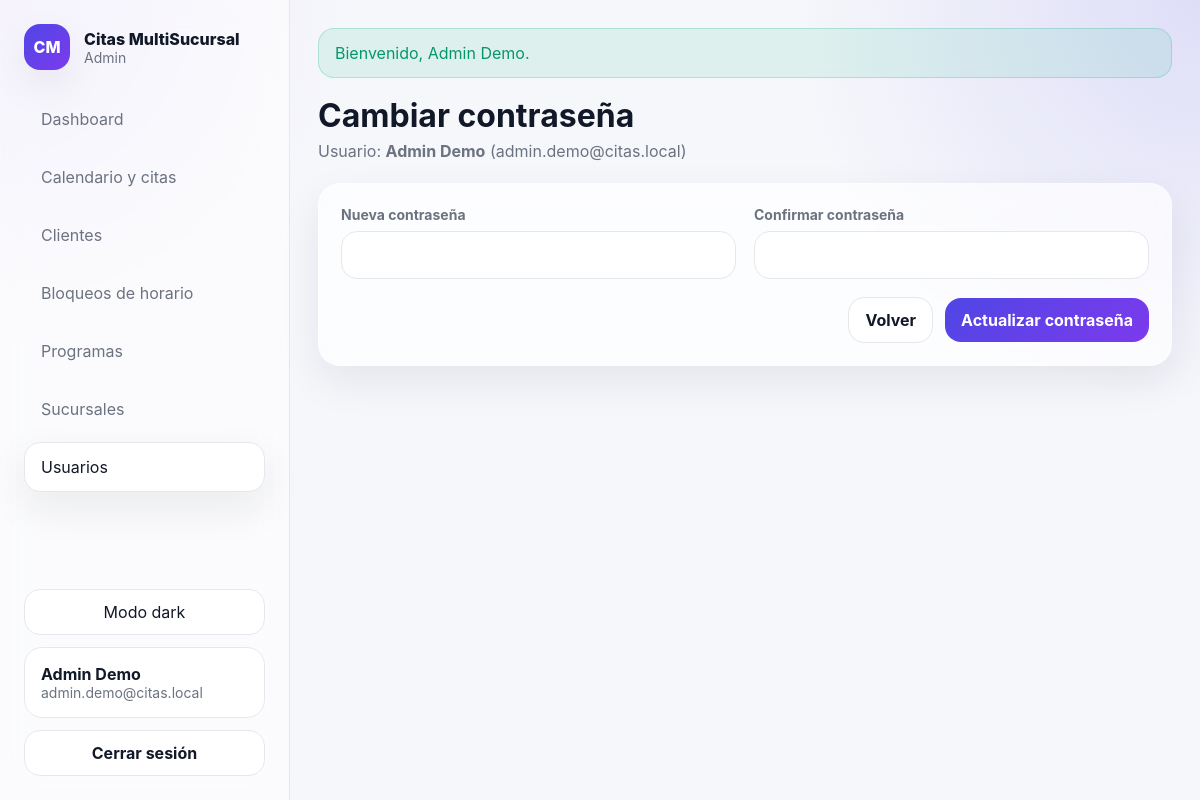
Screenshot of /users/password/1 (signed in) with the database file from the repository.
### tables this page shows
CREATE TABLE IF NOT EXISTS usuarios (
    id INT UNSIGNED AUTO_INCREMENT PRIMARY KEY,
    nombre VARCHAR(150) NOT NULL,
    email VARCHAR(190) NOT NULL UNIQUE,
    password VARCHAR(255) NOT NULL,
    rol ENUM('admin','call_center','sucursal') NOT NULL DEFAULT 'sucursal',
    sucursal_id INT UNSIGNED NULL,
    activo TINYINT(1) NOT NULL DEFAULT 1,
    created_at DATETIME NULL,
    updated_at DATETIME NULL,
    CONSTRAINT fk_usuarios_sucursal FOREIGN KEY (sucursal_id) REFERENCES sucursales(id) ON DELETE SET NULL
);

### app/Core/Controller.php (called while the page is built, shortened)
<?php
class Controller
{
    protected function view(string $view, array $data = [], string $layout = 'app'): void
    {
        extract($data, EXTR_SKIP);
        $viewPath = base_path('app/Views/' . $view . '.php');
        require base_path('app/Views/layouts/header.php');
        require $viewPath;
        require base_path('app/Views/layouts/footer.php');
    }
}

### app/Controllers/UserController.php (called while the page is built, shortened)
<?php
class UserController extends Controller
{
    public function password(string $id): void
    {
        $userData = User::find((int)$id);
        $this->view('users/password', compact('userData'));
    }
}

### index.php (called while the page is built, shortened)
<?php
require BASE_PATH . '/app/Core/helpers.php';
spl_autoload_register(function ($class) {
    $prefix = 'App\\';
    $baseDir = BASE_PATH . '/app/';
    $relativeClass = substr($class, strlen($prefix));
    $file = $baseDir . str_replace('\\', '/', $relativeClass) . '.php';
});
$router = new Router();
$router->get('/', [DashboardController::class, 'home']);
$router->get('/login', [AuthController::class, 'showLogin']);
$router->post('/login', [AuthController::class, 'login']);
$router->post('/logout', [AuthController::class, 'logout']);
$router->get('/dashboard', [DashboardController::class, 'index']);
$router->get('/sucursales', [SucursalController::class, 'index']);
$router->get('/sucursales/create', [SucursalController::class, 'create']);
$router->post('/sucursales/store', [SucursalController::class, 'store']);
$router->get('/sucursales/edit/{id}', [SucursalController::class, 'edit']);
$router->post('/sucursales/update/{id}', [SucursalController::class, 'update']);
$router->post('/sucursales/delete/{id}', [SucursalController::class, 'delete']);
$router->get('/citas', [CitaController::class, 'index']);
$router->get('/citas/create', [CitaController::class, 'create']);
$router->post('/citas/store', [CitaController::class, 'store']);
$router->get('/citas/edit/{id}', [CitaController::class, 'edit']);
$router->post('/citas/update/{id}', [CitaController::class, 'update']);
$router->post('/citas/delete/{id}', [CitaController::class, 'delete']);
$router->post('/citas/cancel/{id}', [CitaController::class, 'cancel']);
$router->get('/citas/clientes/search', [CitaController::class, 'searchClientes']);
$router->get('/citas/programas', [CitaController::class, 'programasPorSucursal']);
$router->post('/citas/prospectos/quick-store', [CitaController::class, 'quickStoreProspecto']);
$router->get('/clientes', [ClienteController::class, 'index']);
$router->get('/clientes/create', [ClienteController::class, 'create']);
$router->post('/clientes/store', [ClienteController::class, 'store']);
$router->get('/clientes/{id}', [ClienteController::class, 'show']);
$router->get('/clientes/edit/{id}', [ClienteController::class, 'edit']);
$router->post('/clientes/update/{id}', [ClienteController::class, 'update']);
$router->get('/bloqueos-horario', [BloqueoHorarioController::class, 'index']);
$router->get('/bloqueos-horario/create', [BloqueoHorarioController::class, 'create']);
$router->post('/bloqueos-horario/store', [BloqueoHorarioController::class, 'store']);
$router->get('/bloqueos-horario/edit/{id}', [BloqueoHorarioController::class, 'edit']);
$router->post('/bloqueos-horario/update/{id}', [BloqueoHorarioController::class, 'update']);
$router->post('/bloqueos-horario/delete/{id}', [BloqueoHorarioController::class, 'delete']);
$router->post('/bloqueos-horario/toggle/{id}', [BloqueoHorarioController::class, 'toggle']);
$router->get('/programas', [ProgramaController::class, 'index']);
$router->get('/programas/create', [ProgramaController::class, 'create']);
$router->post('/programas/store', [ProgramaController::class, 'store']);
$router->get('/programas/edit/{id}', [ProgramaController::class, 'edit']);
$router->post('/programas/update/{id}', [ProgramaController::class, 'update']);
$router->post('/programas/toggle/{id}', [ProgramaController::class, 'toggle']);
$router->get('/users', [UserController::class, 'index']);
$router->get('/users/create', [UserController::class, 'create']);
$router->post('/users/store', [UserController::class, 'store']);
$router->get('/users/edit/{id}', [UserController::class, 'edit']);
$router->post('/users/update/{id}', [UserController::class, 'update']);
$router->get('/users/password/{id}', [UserController::class, 'password']);
$router->post('/users/password/{id}', [UserController::class, 'updatePassword']);
$router->post('/users/toggle-active/{id}', [UserController::class, 'toggleActive']);
$router->get('/api/sucursales', [ApiController::class, 'sucursales']);
$router->get('/api/citas', [ApiController::class, 'citas']);
$router->post('/api/citas', [ApiController::class, 'storeCita']);
$router->get('/api/horarios-disponibles', [ApiController::class, 'horariosDisponibles']);
$router->get('/api/bloqueos', [ApiController::class, 'bloqueos']);
$router->post('/api/bloqueos', [ApiController::class, 'storeBloqueo']);
$router->get('/api/clientes', [ApiController::class, 'clientes']);
$router->post('/api/clientes', [ApiController::class, 'storeCliente']);
$router->get('/api/clientes/{id}', [ApiController::class, 'showCliente']);
$router->get('/install', [InstallController::class, 'index']);
$router->post('/install/run', [InstallController::class, 'run']);
$router->dispatch($_SERVER['REQUEST_METHOD'] ?? 'GET', current_path());

### app/Core/helpers.php (called while the page is built, shortened)
<?php
function base_path(string $path = ''): string
{
    return BASE_PATH . ($path ? '/' . ltrim($path, '/') : '');
}
function app_url(): string
{
    $https = (!empty($_SERVER['HTTPS']) && $_SERVER['HTTPS'] !== 'off');
    $scheme = $https ? 'https' : 'http';
    $host = $_SERVER['HTTP_HOST'] ?? 'localhost';
    $scriptName = $_SERVER['SCRIPT_NAME'] ?? '/index.php';
    $dir = rtrim(str_replace('\\', '/', dirname($scriptName)), '/');
    if ($dir === '') {
        $dir = '';
    }
    return rtrim($scheme . '://' . $host . ($dir ? $dir : ''), '/');
}
function url(string $path = ''): string
{
    $path = '/' . ltrim($path, '/');
    return app_url() . ($path === '/' ? '' : $path);
}
function asset(string $path): string
{
    $normalizedPath = ltrim($path, '/');
    $assetUrl = url('public/assets/' . $normalizedPath);
    $absolutePath = base_path('public/assets/' . $normalizedPath);
    if (is_file($absolutePath)) {
        $version = (string) filemtime($absolutePath);
        return $assetUrl . '?v=' . rawurlencode($version);
    }
    return $assetUrl;
}
function current_path(): string
{
    $uri = parse_url($_SERVER['REQUEST_URI'] ?? '/', PHP_URL_PATH) ?: '/';
    $scriptName = $_SERVER['SCRIPT_NAME'] ?? '/index.php';
    $baseDir = rtrim(str_replace('\\', '/', dirname($scriptName)), '/');
    return $uri ?: '/';
}
function e(?string $value): string
{
    return htmlspecialchars((string) $value, ENT_QUOTES, 'UTF-8');
}
function flash(string $key): ?string
{
    $message = $_SESSION['_flash'][$key] ?? null;
    return $message;
}
function auth_user(): ?array
{
    return $_SESSION['user'] ?? null;
}

### app/Core/Database.php (called while the page is built, shortened)
<?php
class Database
{
    private static ?PDO $pdo = null;
    public static function boot(array $config): void
    {
        $dsn = sprintf(
            'mysql:host=%s;port=%s;dbname=%s;charset=%s',
            $config['host'],
            $config['port'],
            $config['database'],
            $config['charset']
        );
        self::$pdo = new PDO($dsn, $config['username'], $config['password'], [
            PDO::ATTR_ERRMODE => PDO::ERRMODE_EXCEPTION,
            PDO::ATTR_DEFAULT_FETCH_MODE => PDO::FETCH_ASSOC,
        ]);
    }
    public static function pdo(): PDO
    {
        return self::$pdo;
    }
    public static function first(string $sql, array $params = []): ?array
    {
        $stmt = self::pdo()->prepare($sql);
        $stmt->execute($params);
        $result = $stmt->fetch();
        return $result ?: null;
    }
}

### app/Models/User.php (called while the page is built, shortened)
<?php
class User
{
    public static function find(int $id): ?array
    {
        return Database::first(
            "SELECT u.*, s.nombre AS sucursal_nombre
             FROM usuarios u
             LEFT JOIN sucursales s ON s.id = u.sucursal_id
             WHERE u.id = :id LIMIT 1",
            ['id' => $id]
        );
    }
}

### app/Views/users/password.php (the view, shortened to what this page needs)
<section class="page-head">
    <div>
        <h1>Cambiar contraseña</h1>
        <p>Usuario: <strong><?= e($userData['nombre']) ?></strong> (<?= e($userData['email']) ?>)</p>
    </div>
</section>
<section class="card form-card">
    <form method="POST" action="<?= e(url('/users/password/' . $userData['id'])) ?>" class="form-grid two">
        <div class="form-group">
            <label>Nueva contraseña</label>
            <input type="password" name="password" minlength="8" required>
        </div>
        <div class="form-group">
            <label>Confirmar contraseña</label>
            <input type="password" name="password_confirm" minlength="8" required>
        </div>
        <div class="form-actions span-2">
            <a class="btn btn-outline" href="<?= e(url('/users')) ?>">Volver</a>
            <button class="btn btn-primary" type="submit">Actualizar contraseña</button>
        </div>
    </form>
</section>

### app/Core/Router.php (shortened to what this page needs)
<?php
class Router
{
    private array $routes = [];
    private function addRoute(string $method, string $path, array $handler): void
    {
        $this->routes[$method][] = [
            'path' => $path,
            'handler' => $handler,
        ];
    }
    public function dispatch(string $method, string $uri): void
    {
        $routes = $this->routes[$method] ?? [];
        foreach ($routes as $route) {
            $pattern = preg_replace('#\{[a-zA-Z_]+\}#', '([a-zA-Z0-9\-_]+)', $route['path']);
            $pattern = '#^' . $pattern . '$#';
            if (preg_match($pattern, $uri, $matches)) {
                array_shift($matches);
                [$class, $method] = $route['handler'];
                $controller = new $class();
                $controller->$method(...$matches);
                return;
            }
        }
    }
}

### app/Views/layouts/header.php (shortened to what this page needs)
<?php
$user = auth_user();
$success = flash('success');
?>
<!DOCTYPE html>
<html lang="es" data-theme="light">
<head>
    <link rel="stylesheet" href="<?= e(asset('css/app.css')) ?>">
</head>
<body>
<div class="app-shell">
    <?php if ($user): ?>
        <aside class="sidebar">
            <div class="brand">
                <div class="brand-badge">CM</div>
                <div>
                    <div class="brand-title">Citas MultiSucursal</div>
                    <div class="brand-subtitle"><?= e(ucwords(str_replace('_', ' ', $user['rol']))) ?></div>
                </div>
            </div>
            <nav class="nav">
                <a class="nav-link <?= current_path() === '/dashboard' ? 'active' : '' ?>" href="<?= e(url('/dashboard')) ?>">Dashboard</a>
                <a class="nav-link <?= current_path() === '/citas' ? 'active' : '' ?>" href="<?= e(url('/citas')) ?>">Calendario y citas</a>
                <a class="nav-link <?= str_starts_with(current_path(), '/clientes') ? 'active' : '' ?>" href="<?= e(url('/clientes')) ?>">Clientes</a>
                <?php if (in_array($user['rol'], ['admin', 'sucursal'], true)): ?>
                    <a class="nav-link <?= str_starts_with(current_path(), '/bloqueos-horario') ? 'active' : '' ?>" href="<?= e(url('/bloqueos-horario')) ?>">Bloqueos de horario</a>
                <?php endif; ?>
                <?php if (in_array($user['rol'], ['admin', 'sucursal'], true)): ?>
                    <a class="nav-link <?= str_starts_with(current_path(), '/programas') ? 'active' : '' ?>" href="<?= e(url('/programas')) ?>">Programas</a>
                <?php endif; ?>
                <?php if ($user['rol'] === 'admin'): ?>
                    <a class="nav-link <?= str_starts_with(current_path(), '/sucursales') ? 'active' : '' ?>" href="<?= e(url('/sucursales')) ?>">Sucursales</a>
                    <a class="nav-link <?= str_starts_with(current_path(), '/users') ? 'active' : '' ?>" href="<?= e(url('/users')) ?>">Usuarios</a>
                <?php endif; ?>
            </nav>
            <div class="sidebar-footer">
                <button type="button" class="theme-toggle" id="themeToggle">Modo dark</button>
                <div class="user-card">
                    <div class="user-name"><?= e($user['nombre']) ?></div>
                    <div class="user-email"><?= e($user['email']) ?></div>
                </div>
                <form method="POST" action="<?= e(url('/logout')) ?>">
                    <button class="btn btn-outline btn-block" type="submit">Cerrar sesión</button>
                </form>
            </div>
        </aside>
    <?php endif; ?>
    <main class="main-content <?= $user ? '' : 'main-content-auth' ?>">
        <?php if ($success): ?>
            <div class="alert alert-success"><?= e($success) ?></div>
        <?php endif; ?>

### rows the page displays
usuarios: rol "Admin", nombre "Admin Demo", email "admin.demo@citas.local"
